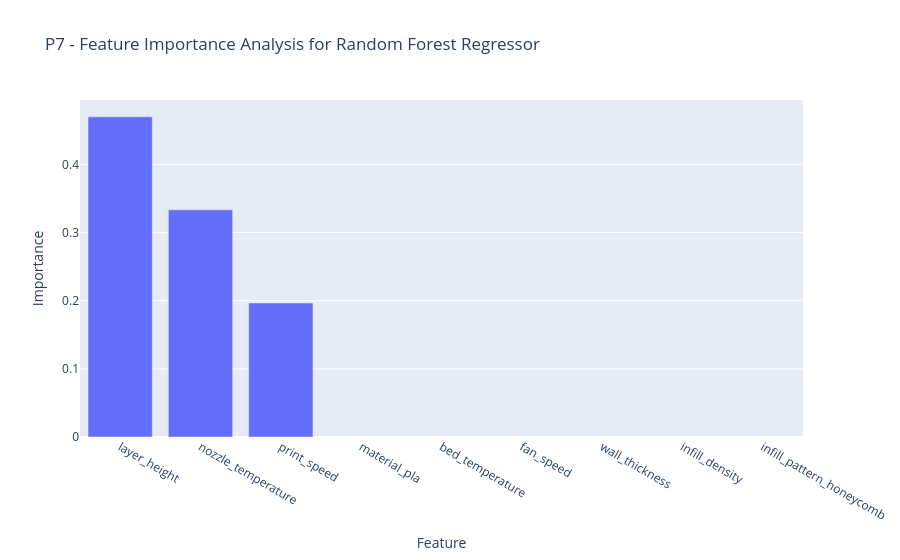

Source (notebook cell):
### Markdown cell above
The `importance_df` (partially shown above) lists features and their corresponding importance scores (for tree models) or coefficients (for linear models) across different models that provide this information. Referencing Plot 7 (Feature Importance for Random Forest, shown previously) visually confirms the most influential features for that specific model.

Based on the first results of `importance_df` and Plot 7, the most important features for the Random Forest Regressor are clearly 'layer_height', 'nozzle_temperature', and 'print_speed'. The other features in the model contributed very little to the predictions according to this analysis, so they ended up being dropped (as can be seen in the shown state of both the dataframe and the plot). These consistently appearing important features across models suggest they are the primary drivers influencing the 3D printing outcomes ('roughness', 'tension_strength', 'elongation') in this dataset. For linear models, the sign of the coefficient also indicates the direction of the relationship (positive coefficient means the target increases as the feature increases, negative means it decreases). The relative magnitudes of the coefficients in `importance_df` (and visually in Plots 14, 15, 16) confirm the significance of these key features.

(note: prior results can be found in `feature_importance_old.csv` in `files_old` folder).

### Code cell
#import and display Feature Importance plot (Plot 7)

try:
    from analyse import fig7

    fig7.show()

except ImportError:
    print("Could not import fig7 from analyse. Make sure analyse.py generates and makes this figure available.")
    print("Please run analyse.py at least once to generate the necessary plots and data.")
except Exception as e:
    print(f"An error occurred while displaying feature importance plot: {e}")

### Figure 1 — Plotly figure (JSON) as saved in the notebook; plotly's stock layout.template omitted (floating-point values rounded to 4 significant figures)
{"data": [{"hovertemplate": "Feature=%{x}<br>Importance=%{y}<extra></extra>", "legendgroup": "", "marker": {"color": "#636efa", "pattern": {"shape": ""}}, "name": "", "orientation": "v", "showlegend": false, "textposition": "auto", "type": "bar", "x": ["layer_height", "nozzle_temperature", "print_speed", "material_pla", "bed_temperature", "fan_speed", "wall_thickness", "infill_density", "infill_pattern_honeycomb"], "xaxis": "x", "y": [0.4699, 0.3334, 0.1967, NaN, NaN, NaN, NaN, NaN, NaN], "yaxis": "y"}], "layout": {"barmode": "relative", "legend": {"tracegroupgap": 0}, "title": {"text": "P7 - Feature Importance Analysis for Random Forest Regressor"}, "xaxis": {"anchor": "y", "domain": [0, 1], "title": {"text": "Feature"}}, "yaxis": {"anchor": "x", "domain": [0, 1], "title": {"text": "Importance"}}}}
